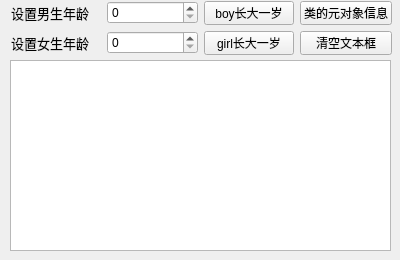
<?xml version="1.0" encoding="UTF-8"?>
<ui version="4.0">
 <class>qmywidget</class>
 <widget class="QWidget" name="qmywidget">
  <property name="enabled">
   <bool>true</bool>
  </property>
  <property name="geometry">
   <rect>
    <x>0</x>
    <y>0</y>
    <width>400</width>
    <height>260</height>
   </rect>
  </property>
  <property name="minimumSize">
   <size>
    <width>400</width>
    <height>260</height>
   </size>
  </property>
  <property name="maximumSize">
   <size>
    <width>400</width>
    <height>260</height>
   </size>
  </property>
  <property name="windowTitle">
   <string>qmywidget</string>
  </property>
  <widget class="QTextEdit" name="textEdit">
   <property name="geometry">
    <rect>
     <x>10</x>
     <y>60</y>
     <width>381</width>
     <height>191</height>
    </rect>
   </property>
  </widget>
  <widget class="QWidget" name="">
   <property name="geometry">
    <rect>
     <x>11</x>
     <y>1</y>
     <width>381</width>
     <height>54</height>
    </rect>
   </property>
   <layout class="QGridLayout" name="gridLayout">
    <item row="0" column="0">
     <widget class="QLabel" name="label">
      <property name="font">
       <font>
        <pointsize>10</pointsize>
       </font>
      </property>
      <property name="text">
       <string>设置男生年龄</string>
      </property>
     </widget>
    </item>
    <item row="0" column="1">
     <widget class="QSpinBox" name="spinBoy"/>
    </item>
    <item row="0" column="2">
     <widget class="QPushButton" name="btnBoyInc">
      <property name="text">
       <string>boy长大一岁</string>
      </property>
     </widget>
    </item>
    <item row="0" column="3">
     <widget class="QPushButton" name="btnClassInfo">
      <property name="text">
       <string>类的元对象信息</string>
      </property>
     </widget>
    </item>
    <item row="1" column="0">
     <widget class="QLabel" name="label_2">
      <property name="font">
       <font>
        <pointsize>10</pointsize>
       </font>
      </property>
      <property name="text">
       <string>设置女生年龄</string>
      </property>
     </widget>
    </item>
    <item row="1" column="1">
     <widget class="QSpinBox" name="spinGirl"/>
    </item>
    <item row="1" column="2">
     <widget class="QPushButton" name="btnGirlInc">
      <property name="text">
       <string>girl长大一岁</string>
      </property>
     </widget>
    </item>
    <item row="1" column="3">
     <widget class="QPushButton" name="btnClear">
      <property name="text">
       <string>清空文本框</string>
      </property>
     </widget>
    </item>
   </layout>
  </widget>
 </widget>
 <resources/>
 <connections/>
</ui>
